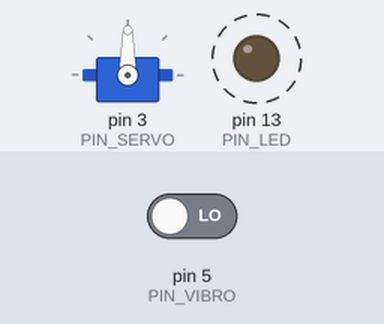
Bench run of a sketch on a simulated Arduino Uno, built with avr-gcc and run on an emulated ATmega328P. Parts: servo, output pins drawn as LEDs (lit = HIGH). Dashed ring = blinking. The inputs (shaded band) are chosen by the test bench; at power-on: pin 5 (PIN_VIBRO) LOW.

Above: at 1.85 s.
2.3 s: pin 5 (PIN_VIBRO) driven HIGH
At 2.6 s:
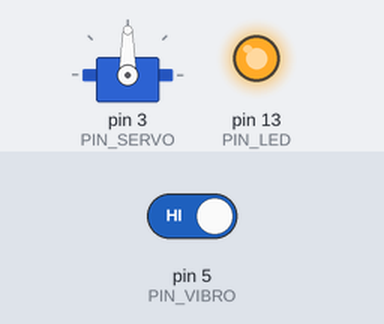
At 3.3 s:
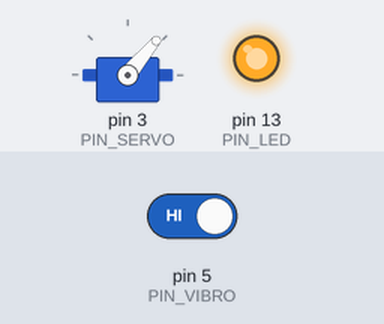
5.3 s: pin 5 (PIN_VIBRO) driven LOW
At 6.6 s:
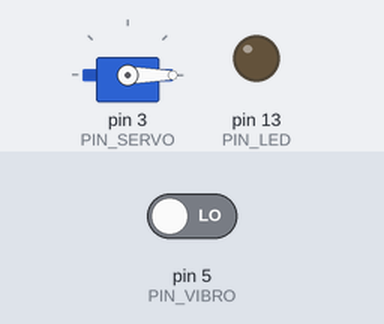
Timing chart, 0 to 14.3 s (numbered marks = the images above; inputs shaded):
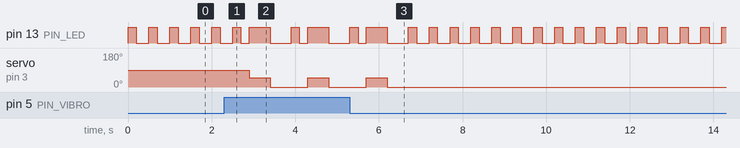

Measured:
- after the input at 2.3 s, servo on pin 3 (PIN_SERVO): alternates 50° for 0.50 s and 0° for 0.90 s, starting after 0.60 s
- after the input at 5.3 s, servo on pin 3 (PIN_SERVO): goes on until 6.2 s, then stays 0°

The sketch:

lilypad.ino
```cpp
#include <Servo.h>

#define PIN_LED 13
#define PIN_SERVO 3
#define PIN_VIBRO 5

const int ALARM_MAX = 3;  // cycles
int alarm = 0;
Servo servo;

void setup() {
  pinMode(PIN_LED, OUTPUT);
  pinMode(PIN_VIBRO, INPUT);
  servo.attach(PIN_SERVO);
}

void loop() {
  digitalWrite(PIN_LED, HIGH);
  delay(200);
  digitalWrite(PIN_LED, LOW);
  delay(200);
  if (alarm > 0) {
    alarm --;
    digitalWrite(PIN_LED, HIGH);
    servo.write(50);
    delay(500);
    digitalWrite(PIN_LED, LOW);
    servo.write(0);
    delay(500);
  } else {
    int val = digitalRead(PIN_VIBRO);
    if (val == HIGH && alarm == 0) {
      alarm = ALARM_MAX;
    }
    delay(100);
  }
}
```
